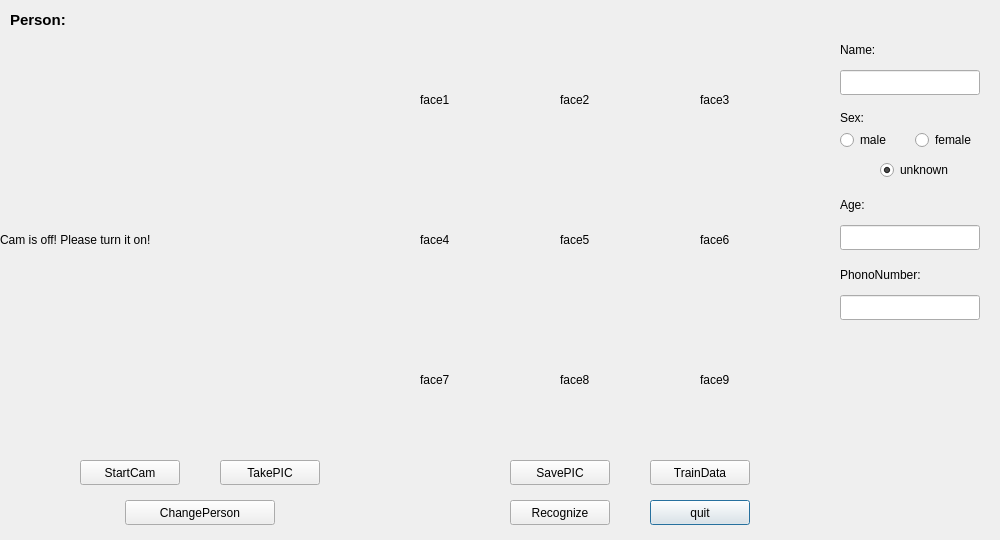
<?xml version="1.0" encoding="UTF-8"?>
<ui version="4.0">
 <class>Detect</class>
 <widget class="QDialog" name="Detect">
  <property name="geometry">
   <rect>
    <x>0</x>
    <y>0</y>
    <width>1000</width>
    <height>540</height>
   </rect>
  </property>
  <property name="windowTitle">
   <string>Dialog</string>
  </property>
  <widget class="QLabel" name="label">
   <property name="geometry">
    <rect>
     <x>10</x>
     <y>10</y>
     <width>70</width>
     <height>20</height>
    </rect>
   </property>
   <property name="font">
    <font>
     <pointsize>11</pointsize>
     <weight>75</weight>
     <bold>true</bold>
    </font>
   </property>
   <property name="text">
    <string>Person:</string>
   </property>
  </widget>
  <widget class="QPushButton" name="pushButton">
   <property name="geometry">
    <rect>
     <x>650</x>
     <y>500</y>
     <width>100</width>
     <height>25</height>
    </rect>
   </property>
   <property name="text">
    <string>quit</string>
   </property>
  </widget>
  <widget class="QPushButton" name="recognize">
   <property name="geometry">
    <rect>
     <x>510</x>
     <y>500</y>
     <width>100</width>
     <height>25</height>
    </rect>
   </property>
   <property name="text">
    <string>Recognize</string>
   </property>
  </widget>
  <widget class="QLabel" name="label_name">
   <property name="geometry">
    <rect>
     <x>80</x>
     <y>10</y>
     <width>200</width>
     <height>20</height>
    </rect>
   </property>
   <property name="font">
    <font>
     <pointsize>11</pointsize>
     <weight>75</weight>
     <bold>true</bold>
    </font>
   </property>
   <property name="text">
    <string/>
   </property>
  </widget>
  <widget class="QLabel" name="label_cam">
   <property name="geometry">
    <rect>
     <x>0</x>
     <y>40</y>
     <width>400</width>
     <height>400</height>
    </rect>
   </property>
   <property name="frameShadow">
    <enum>QFrame::Plain</enum>
   </property>
   <property name="text">
    <string>Cam is off! Please turn it on!</string>
   </property>
   <property name="alignment">
    <set>Qt::AlignJustify|Qt::AlignVCenter</set>
   </property>
  </widget>
  <widget class="QPushButton" name="startCam">
   <property name="geometry">
    <rect>
     <x>80</x>
     <y>460</y>
     <width>100</width>
     <height>25</height>
    </rect>
   </property>
   <property name="text">
    <string>StartCam</string>
   </property>
  </widget>
  <widget class="QPushButton" name="takePic">
   <property name="geometry">
    <rect>
     <x>220</x>
     <y>460</y>
     <width>100</width>
     <height>25</height>
    </rect>
   </property>
   <property name="text">
    <string>TakePIC</string>
   </property>
  </widget>
  <widget class="QPushButton" name="changePerson">
   <property name="geometry">
    <rect>
     <x>125</x>
     <y>500</y>
     <width>150</width>
     <height>25</height>
    </rect>
   </property>
   <property name="text">
    <string>ChangePerson</string>
   </property>
  </widget>
  <widget class="QLabel" name="label1">
   <property name="geometry">
    <rect>
     <x>420</x>
     <y>40</y>
     <width>120</width>
     <height>120</height>
    </rect>
   </property>
   <property name="text">
    <string>face1</string>
   </property>
  </widget>
  <widget class="QLabel" name="label4">
   <property name="geometry">
    <rect>
     <x>420</x>
     <y>180</y>
     <width>120</width>
     <height>120</height>
    </rect>
   </property>
   <property name="text">
    <string>face4</string>
   </property>
  </widget>
  <widget class="QLabel" name="label2">
   <property name="geometry">
    <rect>
     <x>560</x>
     <y>40</y>
     <width>120</width>
     <height>120</height>
    </rect>
   </property>
   <property name="text">
    <string>face2</string>
   </property>
  </widget>
  <widget class="QLabel" name="label3">
   <property name="geometry">
    <rect>
     <x>700</x>
     <y>40</y>
     <width>120</width>
     <height>120</height>
    </rect>
   </property>
   <property name="text">
    <string>face3</string>
   </property>
  </widget>
  <widget class="QLabel" name="label5">
   <property name="geometry">
    <rect>
     <x>560</x>
     <y>180</y>
     <width>120</width>
     <height>120</height>
    </rect>
   </property>
   <property name="text">
    <string>face5</string>
   </property>
  </widget>
  <widget class="QLabel" name="label6">
   <property name="geometry">
    <rect>
     <x>700</x>
     <y>180</y>
     <width>120</width>
     <height>120</height>
    </rect>
   </property>
   <property name="text">
    <string>face6</string>
   </property>
  </widget>
  <widget class="QLabel" name="label7">
   <property name="geometry">
    <rect>
     <x>420</x>
     <y>320</y>
     <width>120</width>
     <height>120</height>
    </rect>
   </property>
   <property name="text">
    <string>face7</string>
   </property>
  </widget>
  <widget class="QLabel" name="label8">
   <property name="geometry">
    <rect>
     <x>560</x>
     <y>320</y>
     <width>120</width>
     <height>120</height>
    </rect>
   </property>
   <property name="text">
    <string>face8</string>
   </property>
  </widget>
  <widget class="QLabel" name="label9">
   <property name="geometry">
    <rect>
     <x>700</x>
     <y>320</y>
     <width>120</width>
     <height>120</height>
    </rect>
   </property>
   <property name="text">
    <string>face9</string>
   </property>
  </widget>
  <widget class="QPushButton" name="savePic">
   <property name="geometry">
    <rect>
     <x>510</x>
     <y>460</y>
     <width>100</width>
     <height>25</height>
    </rect>
   </property>
   <property name="text">
    <string>SavePIC</string>
   </property>
  </widget>
  <widget class="QPushButton" name="trainData">
   <property name="geometry">
    <rect>
     <x>650</x>
     <y>460</y>
     <width>100</width>
     <height>25</height>
    </rect>
   </property>
   <property name="text">
    <string>TrainData</string>
   </property>
  </widget>
  <widget class="QLabel" name="label_2">
   <property name="geometry">
    <rect>
     <x>840</x>
     <y>40</y>
     <width>140</width>
     <height>20</height>
    </rect>
   </property>
   <property name="text">
    <string>Name:</string>
   </property>
  </widget>
  <widget class="QLabel" name="label_3">
   <property name="geometry">
    <rect>
     <x>840</x>
     <y>110</y>
     <width>140</width>
     <height>15</height>
    </rect>
   </property>
   <property name="text">
    <string>Sex:</string>
   </property>
  </widget>
  <widget class="QLabel" name="label_4">
   <property name="geometry">
    <rect>
     <x>840</x>
     <y>195</y>
     <width>140</width>
     <height>20</height>
    </rect>
   </property>
   <property name="text">
    <string>Age:</string>
   </property>
  </widget>
  <widget class="QLabel" name="label_5">
   <property name="geometry">
    <rect>
     <x>840</x>
     <y>265</y>
     <width>140</width>
     <height>20</height>
    </rect>
   </property>
   <property name="text">
    <string>PhonoNumber:</string>
   </property>
  </widget>
  <widget class="QLineEdit" name="name">
   <property name="geometry">
    <rect>
     <x>840</x>
     <y>70</y>
     <width>140</width>
     <height>25</height>
    </rect>
   </property>
  </widget>
  <widget class="QLineEdit" name="age">
   <property name="geometry">
    <rect>
     <x>840</x>
     <y>225</y>
     <width>140</width>
     <height>25</height>
    </rect>
   </property>
  </widget>
  <widget class="QRadioButton" name="radioButton">
   <property name="geometry">
    <rect>
     <x>840</x>
     <y>130</y>
     <width>65</width>
     <height>20</height>
    </rect>
   </property>
   <property name="text">
    <string>male</string>
   </property>
  </widget>
  <widget class="QRadioButton" name="radioButton_2">
   <property name="geometry">
    <rect>
     <x>915</x>
     <y>130</y>
     <width>65</width>
     <height>20</height>
    </rect>
   </property>
   <property name="text">
    <string>female</string>
   </property>
  </widget>
  <widget class="QRadioButton" name="radioButton_3">
   <property name="geometry">
    <rect>
     <x>880</x>
     <y>160</y>
     <width>80</width>
     <height>20</height>
    </rect>
   </property>
   <property name="text">
    <string>unknown</string>
   </property>
   <property name="checked">
    <bool>true</bool>
   </property>
  </widget>
  <widget class="QLineEdit" name="phonenumber">
   <property name="geometry">
    <rect>
     <x>840</x>
     <y>295</y>
     <width>140</width>
     <height>25</height>
    </rect>
   </property>
  </widget>
 </widget>
 <resources/>
 <connections>
  <connection>
   <sender>pushButton</sender>
   <signal>clicked()</signal>
   <receiver>Detect</receiver>
   <slot>close()</slot>
   <hints>
    <hint type="sourcelabel">
     <x>350</x>
     <y>201</y>
    </hint>
    <hint type="destinationlabel">
     <x>304</x>
     <y>207</y>
    </hint>
   </hints>
  </connection>
 </connections>
</ui>
